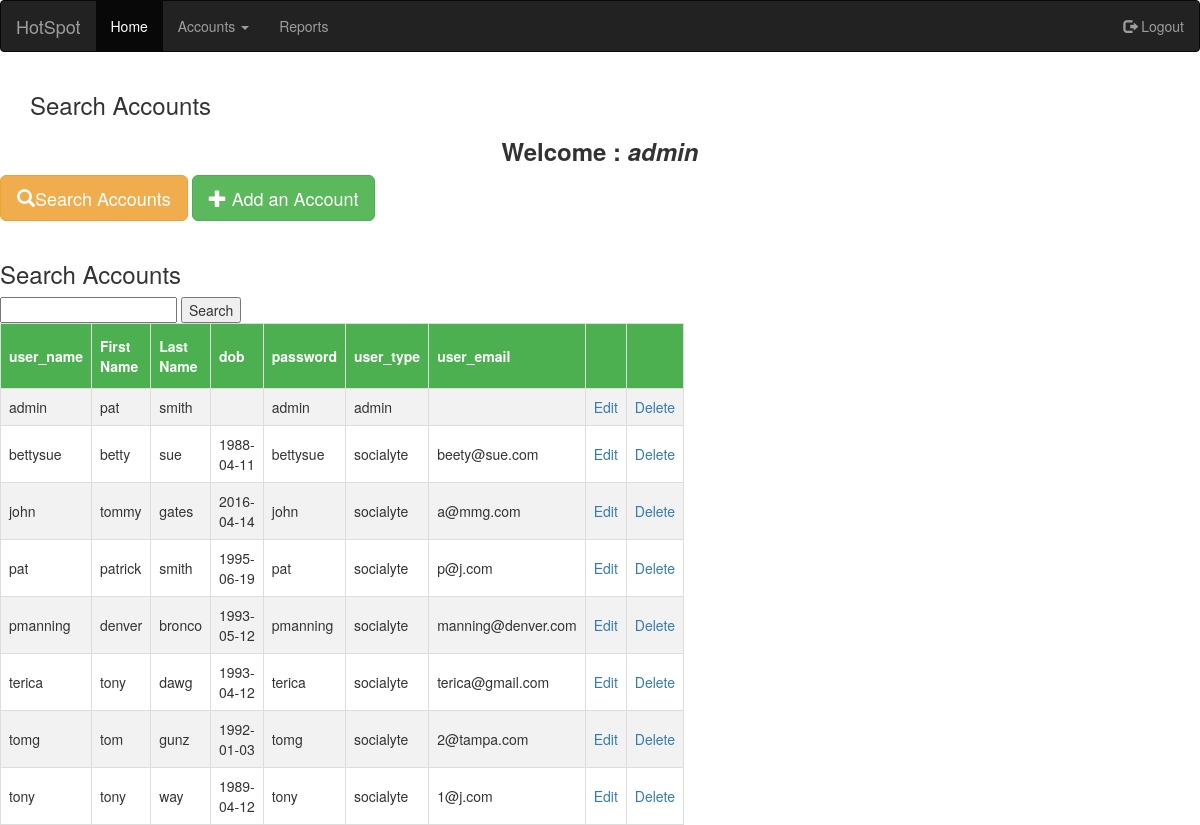
Screenshot of /searchaccounts.php (signed in) with the database file from the repository.
### tables this page shows
CREATE TABLE IF NOT EXISTS `users` (
  `user_name` varchar(30) NOT NULL DEFAULT '',
  `first_name` varchar(30) DEFAULT NULL,
  `last_name` varchar(30) DEFAULT NULL,
  `dob` varchar(12) DEFAULT NULL,
  `password` varchar(30) DEFAULT NULL,
  `user_type` varchar(30) DEFAULT NULL,
  `user_email` varchar(40) DEFAULT NULL
);

### session.php (called while the page is built, shortened)
<?php
$connection = mysql_connect("localhost", "root", "");
$user_check=$_SESSION['login_user'];
$ses_sql=mysql_query("select * from users where user_name='$user_check'", $connection);
$row = mysql_fetch_assoc($ses_sql);
$login_session =$row['user_name'];
?>

### searchaccounts.php (the view, shortened to what this page needs)
<?php
include('session.php');
?>
<!DOCTYPE html>
<html lang="en">
<head>
  <link rel="stylesheet" href="http://maxcdn.bootstrapcdn.com/bootstrap/3.3.6/css/bootstrap.min.css">
  </head>
<body>
<nav class="navbar navbar-inverse">
  <div class="container-fluid">
    <div class="navbar-header">
      <a class="navbar-brand" href="#">HotSpot</a>
    </div>
    <ul class="nav navbar-nav">
      <li class="active"><a href="HotspotAdminHome.php">Home</a></li>
      <li class="dropdown"><a class="dropdown-toggle" data-toggle="dropdown" href="#">Accounts <span class="caret"></span></a>
      </li>
      <li><a href="reports.php">Reports</a></li>
    </ul>
    <ul class="nav navbar-nav navbar-right">
      <li><a href="logout.php"><span class="glyphicon glyphicon-log-out"></span> Logout</a></li>
    </ul>
  </div>
</nav>
<div class="container">
  <h3>Search Accounts</h3>
  <h3><center><b id="welcome">Welcome : <i><?php echo $login_session; ?></i></b>
</div>
     <a href="searchaccounts.php" class="btn btn-warning btn-lg">
          <span class="glyphicon glyphicon-search"></span>Search Accounts
        </a>
        <a href="addaccount.php" class="btn btn-success btn-lg">
          <span class="glyphicon glyphicon-plus"></span> Add an Account
        </a><br><br>
		<h3>Search Accounts</h3>
		 <form action="accountsearch.php" method="GET">
        <input type="text" name="query" />
        <input type="submit" value="Search" />
    </form>
<?php
	$result = mysql_query("SELECT * FROM users")
		or die(mysql_error());
	echo "<table border='1' cellpadding='10'>";
	echo "<tr> <th>user_name</th> <th>First Name</th> <th>Last Name</th><th>dob</th><th>password</th><th>user_type</th><th>user_email</th> <th></th> <th></th></tr>";
	while($row = mysql_fetch_array( $result )) {
		echo "<tr >";
		echo '<td>' . $row['user_name'] . '</td>';
		echo '<td>' . $row['first_name'] . '</td>';
		echo '<td>' . $row['last_name'] . '</td>';
		echo '<td>' . $row['dob'] . '</td>';
		echo '<td>' . $row['password'] . '</td>';
		echo '<td>' . $row['user_type'] . '</td>';
		echo '<td>' . $row['user_email'] . '</td>';
		echo '<td><a href="edit.php?user_name=' . $row['user_name'] . '">Edit</a></td>';
		echo '<td><a href="delete.php?user_name=' . $row['user_name'] . '">Delete</a></td>';
		echo "</tr>";
	}
	echo "</table>";
?>
</body>
</html>

### searchaccounts.php (style rules this page uses)
table, td, th { border: 1px solid #ddd; text-align: left; padding: 8px; }
table { border-collapse: collapse; width: 50%; }
tr:nth-child(even) { background-color: #f2f2f2 }
th { padding-top: 12px; padding-bottom: 12px; background-color: #4CAF50; color: white; }

### rows the page displays
users: user_name "admin", first_name "pat", last_name "smith", password "admin", user_type "admin"
users: user_name "bettysue", first_name "betty", last_name "sue", dob "1988-04-11", password "bettysue", user_type "socialyte", user_email "beety@sue.com"
users: user_name "john", first_name "tommy", last_name "gates", dob "2016-04-14", password "john", user_type "socialyte", user_email "a@mmg.com"
users: user_name "pat", first_name "patrick", last_name "smith", dob "1995-06-19", password "pat", user_type "socialyte", user_email "p@j.com"
users: user_name "pmanning", first_name "denver", last_name "bronco", dob "1993-05-12", password "pmanning", user_type "socialyte", user_email "manning@denver.com"
users: user_name "terica", first_name "tony", last_name "dawg", dob "1993-04-12", password "terica", user_type "socialyte", user_email "terica@gmail.com"
users: user_name "tomg", first_name "tom", last_name "gunz", dob "1992-01-03", password "tomg", user_type "socialyte", user_email "2@tampa.com"
users: user_name "tony", first_name "tony", last_name "way", dob "1989-04-12", password "tony", user_type "socialyte", user_email "1@j.com"
